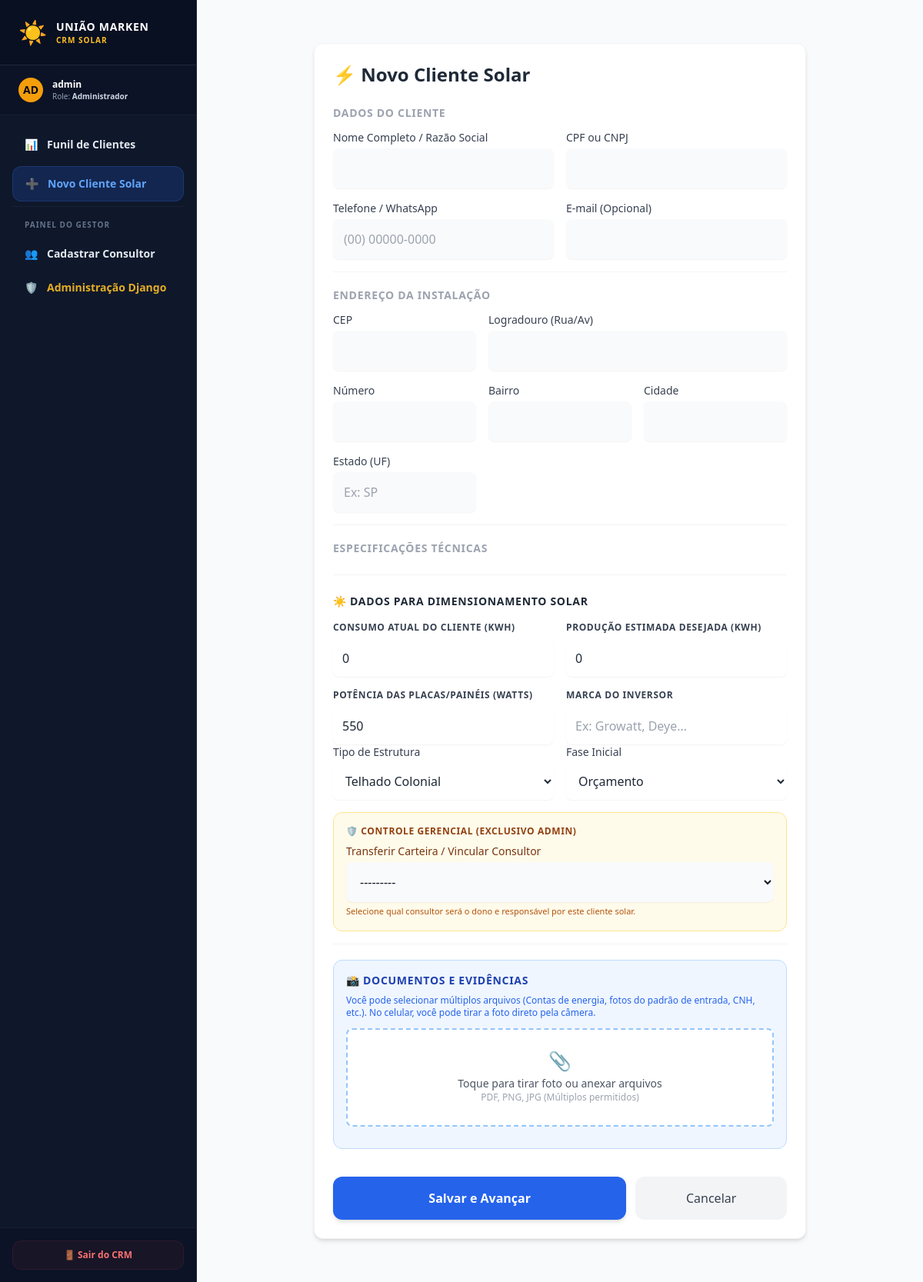
The page /crm/cliente/novo/ (signed in) on the database its author committed.
### apps/users/models.py (models this page shows)
class CustomUser(AbstractUser):
    class Role(models.TextChoices):
        ADMIN = 'ADMIN', 'Administrador'
        VENDEDOR = 'VENDEDOR', 'Vendedor'
    role = models.CharField(max_length=20, choices=Role.choices, default=Role.VENDEDOR)
    telefone = models.CharField(max_length=20, blank=True, null=True)
    is_active = models.BooleanField(default=True) # Soft Delete para Usuários
    class Meta:
        app_label = 'users'
    def __str__(self):
        return f"{self.get_full_name()} ({self.get_role_display()})"

### apps/crm/views.py (the view, shortened to what this page needs)
# urls.py: path('cliente/novo/', ClienteCreateView.as_view(), name='cliente_create'),
class ClienteCreateView(SolarAccessControlMixin, CreateView):
    model = Cliente
    form_class = ClienteForm
    template_name = 'crm/cliente_form.html'
    success_url = reverse_lazy('crm:cliente_list')

### templates/crm/cliente_form.html (shortened to what this page needs)
{% extends 'base.html' %}
{% block content %}
<div class="max-w-2xl mx-auto px-4 py-6">
    <div class="bg-white rounded-xl shadow-md p-6 border border-gray-100">
        <h2 class="text-2xl font-bold text-gray-800 mb-6 flex items-center gap-2">
            ⚡ Novo Cliente Solar
        </h2>
        <form method="POST" enctype="multipart/form-data" class="space-y-5">
            <div class="border-b border-gray-100 pb-4">
                <h3 class="text-sm font-semibold text-gray-400 uppercase tracking-wider mb-3">Dados do Cliente</h3>
                <div class="grid grid-cols-1 md:grid-cols-2 gap-4">
                    <div>
                        <label class="block text-sm font-medium text-gray-700 mb-1">Nome Completo / Razão Social</label>
                        <input type="text" name="nome" required value="{{ form.nome.value|default:'' }}" class="w-full p-3.5 rounded-lg border-gray-300 shadow-sm focus:ring-blue-500 focus:border-blue-500 text-gray-900 bg-gray-50">
                    </div>
                    <div>
                        <label class="block text-sm font-medium text-gray-700 mb-1">CPF ou CNPJ</label>
                        <input type="text" name="cpf_cnpj" required value="{{ form.cpf_cnpj.value|default:'' }}" class="w-full p-3.5 rounded-lg border-gray-300 shadow-sm focus:ring-blue-500 focus:border-blue-500 text-gray-900 bg-gray-50">
                    </div>
                </div>
                <div class="grid grid-cols-1 md:grid-cols-2 gap-4 mt-4">
                    <div>
                        <label class="block text-sm font-medium text-gray-700 mb-1">Telefone / WhatsApp</label>
                        <input type="text" name="telefone" required value="{{ form.telefone.value|default:'' }}" class="w-full p-3.5 rounded-lg border-gray-300 shadow-sm focus:ring-blue-500 focus:border-blue-500 text-gray-900 bg-gray-50" placeholder="(00) 00000-0000">
                    </div>
                    <div>
                        <label class="block text-sm font-medium text-gray-700 mb-1">E-mail (Opcional)</label>
                        <input type="email" name="email" value="{{ form.email.value|default:'' }}" class="w-full p-3.5 rounded-lg border-gray-300 shadow-sm focus:ring-blue-500 focus:border-blue-500 text-gray-900 bg-gray-50">
                    </div>
                </div>
            </div>
            <div class="border-b border-gray-100 pb-4">
                <h3 class="text-sm font-semibold text-gray-400 uppercase tracking-wider mb-3">Endereço da Instalação</h3>
                <div class="grid grid-cols-1 md:grid-cols-3 gap-4">
                    <div class="md:col-span-1">
                        <label class="block text-sm font-medium text-gray-700 mb-1">CEP</label>
                        <input type="text" name="cep" required value="{{ form.cep.value|default:'' }}" class="w-full p-3.5 rounded-lg border-gray-300 shadow-sm focus:ring-blue-500 focus:border-blue-500 text-gray-900 bg-gray-50">
                    </div>
                    <div class="md:col-span-2">
                        <label class="block text-sm font-medium text-gray-700 mb-1">Logradouro (Rua/Av)</label>
                        <input type="text" name="endereco" required value="{{ form.endereco.value|default:'' }}" class="w-full p-3.5 rounded-lg border-gray-300 shadow-sm focus:ring-blue-500 focus:border-blue-500 text-gray-900 bg-gray-50">
                    </div>
                </div>
                <div class="grid grid-cols-1 md:grid-cols-3 gap-4 mt-4">
                    <div>
                        <label class="block text-sm font-medium text-gray-700 mb-1">Número</label>
                        <input type="text" name="numero" required value="{{ form.numero.value|default:'' }}" class="w-full p-3.5 rounded-lg border-gray-300 shadow-sm focus:ring-blue-500 focus:border-blue-500 text-gray-900 bg-gray-50">
                    </div>
                    <div>
                        <label class="block text-sm font-medium text-gray-700 mb-1">Bairro</label>
                        <input type="text" name="bairro" required value="{{ form.bairro.value|default:'' }}" class="w-full p-3.5 rounded-lg border-gray-300 shadow-sm focus:ring-blue-500 focus:border-blue-500 text-gray-900 bg-gray-50">
                    </div>
                    <div>
                        <label class="block text-sm font-medium text-gray-700 mb-1">Cidade</label>
                        <input type="text" name="cidade" required value="{{ form.cidade.value|default:'' }}" class="w-full p-3.5 rounded-lg border-gray-300 shadow-sm focus:ring-blue-500 focus:border-blue-500 text-gray-900 bg-gray-50">
                    </div>
                </div>
                <div class="grid grid-cols-1 md:grid-cols-3 gap-4 mt-4">
                    <div>
                        <label class="block text-sm font-medium text-gray-700 mb-1">Estado (UF)</label>
                        <input type="text" name="estado" required value="{{ form.estado.value|default:'' }}" class="w-full p-3.5 rounded-lg border-gray-300 shadow-sm focus:ring-blue-500 focus:border-blue-500 text-gray-900 bg-gray-50" placeholder="Ex: SP" maxlength="2">
                    </div>
                </div>
            </div>
            <div class="border-b border-gray-100 pb-4">
                <h3 class="text-sm font-semibold text-gray-400 uppercase tracking-wider mb-3">Especificações Técnicas</h3>
                <div class="border-t border-gray-100 pt-6 mt-6">
                    <h3 class="text-sm font-bold text-gray-800 uppercase tracking-wider mb-4 flex items-center gap-2">
                        ☀️ Dados para Dimensionamento Solar
                    </h3>
                    <div class="grid grid-cols-1 md:grid-cols-2 gap-4">
                        <div>
                            <label class="block text-xs font-bold text-gray-700 uppercase tracking-wider mb-2">
                                Consumo Atual do Cliente (kWh)
                            </label>
                            {{ form.consumo_kwh }}
                        </div>
                        <div>
                            <label class="block text-xs font-bold text-gray-700 uppercase tracking-wider mb-2">
                                Produção Estimada Desejada (kWh)
                            </label>
                            {{ form.producao_estimada_kwh }}
                        </div>
                        <div>
                            <label class="block text-xs font-bold text-gray-700 uppercase tracking-wider mb-2">
                                Potência das Placas/Painéis (Watts)
                            </label>
                            {{ form.potencia_painel }}
                        </div>
                        <div>
                            <label class="block text-xs font-bold text-gray-700 uppercase tracking-wider mb-2">
                                Marca do Inversor
                            </label>
                            {{ form.marca_inversor }}
                        </div>
                    </div>
                </div>
                <div class="grid grid-cols-1 md:grid-cols-2 gap-4">
                    <div>
                        <label class="block text-sm font-medium text-gray-700 mb-1">Tipo de Estrutura</label>
                        {{ form.tipo_estrutura }}
                    </div>
                    <div>
                    <label class="block text-sm font-medium text-gray-700 mb-1">Fase Inicial</label>
                        {{ form.fase_atual }}
                    </div>
                </div>
                {% if request.user.role == 'ADMIN' %}
                <div class="mt-4 p-4 bg-amber-50 rounded-xl border border-amber-200">
                    <h4 class="text-xs font-bold text-amber-800 uppercase tracking-wider mb-2">🛡️ Controle Gerencial (Exclusivo Admin)</h4>
                    <div>
                        <label class="block text-sm font-medium text-amber-900 mb-1">Transferir Carteira / Vincular Consultor</label>
                        {{ form.vendedor }}
                        <p class="text-[11px] text-amber-700 mt-1">Selecione qual consultor será o dono e responsável por este cliente solar.</p>
                    </div>
                </div>
                {% endif %}
            </div>
            <div class="bg-blue-50 p-4 rounded-xl border border-blue-200">
                <h3 class="text-sm font-semibold text-blue-800 uppercase tracking-wider mb-2">📸 Documentos e Evidências</h3>
                <p class="text-xs text-blue-600 mb-3">Você pode selecionar múltiplos arquivos (Contas de energia, fotos do padrão de entrada, CNH, etc.). No celular, você pode tirar a foto direto pela câmera.</p>
                <label class="flex flex-col items-center justify-center w-full h-32 border-2 border-blue-300 border-dashed rounded-lg cursor-pointer bg-white hover:bg-blue-50 transition-colors">
                    <div class="flex flex-col items-center justify-center pt-5 pb-6 text-center px-2">
                        <span class="text-2xl mb-1">📎</span>
                        <p class="text-sm text-gray-600 font-medium">Toque para tirar foto ou anexar arquivos</p>
                        <p class="text-xs text-gray-400">PDF, PNG, JPG (Múltiplos permitidos)</p>
                    </div>
                </label>
            </div>
            <div class="flex gap-3 pt-4">
                <button type="submit" class="flex-1 bg-blue-600 hover:bg-blue-700 text-white font-semibold p-4 rounded-xl transition-colors shadow-md text-center active:scale-[0.98]">
                    Salvar e Avançar
                </button>
                <a href="{% url 'crm:cliente_list' %}" class="w-1/3 bg-gray-100 hover:bg-gray-200 text-gray-700 font-medium p-4 rounded-xl text-center transition-colors">
                    Cancelar
                </a>
            </div>
        </form>
    </div>
</div>
{% endblock %}

### templates/base.html (shortened to what this page needs)
<!DOCTYPE html>
<html lang="pt-br">
<head>
    <script src="https://cdn.tailwindcss.com"></script>
</head>
<body class="bg-gray-50 text-gray-900 antialiased font-sans">
    {% if user.is_authenticated %}
    <div class="min-h-screen flex flex-col md:flex-row">
        <aside class="w-full md:w-64 bg-slate-900 text-slate-200 flex flex-col border-r border-slate-800 shadow-xl">
            <div class="p-6 border-b border-slate-800 flex items-center gap-3 bg-slate-950/40">
                <span class="text-3xl">☀️</span>
                <div>
                    <h1 class="text-sm font-black tracking-wider text-white uppercase">União Marken</h1>
                    <p class="text-[10px] text-amber-400 font-bold uppercase tracking-widest">CRM Solar</p>
                </div>
            </div>
            <div class="px-6 py-4 border-b border-slate-800/60 bg-slate-950/20 flex items-center gap-3">
                <div class="w-8 h-8 rounded-full bg-amber-500 text-slate-950 flex items-center justify-center font-black text-sm uppercase">
                    {{ user.username|slice:":2" }}
                </div>
                <div class="overflow-hidden">
                    <p class="text-xs font-bold text-white truncate">{{ user.username }}</p>
                    <p class="text-[10px] text-slate-400 font-medium">Role: <span class="text-slate-300 font-semibold">{{ user.get_role_display }}</span></p>
                </div>
            </div>
            <nav class="flex-1 p-4 space-y-1.5">
                <a href="{% url 'crm:cliente_list' %}" class="flex items-center gap-3 px-4 py-3 text-sm font-semibold rounded-xl transition-all hover:bg-slate-800 hover:text-white ">
                    <span>📊</span> Funil de Clientes
                </a>
                <a href="{% url 'crm:cliente_create' %}" class="flex items-center gap-3 px-4 py-3 text-sm font-semibold rounded-xl transition-all hover:bg-slate-800 hover:text-white {% if request.resolver_match.url_name == 'cliente_create' %} bg-blue-600/20 text-blue-400 border border-blue-500/20 hover:bg-blue-600/20 hover:text-blue-400 {% endif %}">
                    <span>➕</span> Novo Cliente Solar
                </a>
                {% if user.role == 'ADMIN' %}
                <div class="pt-4 mt-4 border-t border-slate-800/60">
                    <p class="px-4 text-[10px] font-bold text-slate-500 uppercase tracking-widest mb-2">Painel do Gestor</p>
                    <a href="{% url 'users:usuario_create' %}" class="flex items-center gap-3 px-4 py-3 text-sm font-semibold rounded-xl transition-all hover:bg-slate-800 hover:text-white ">
                        <span>👥</span> Cadastrar Consultor
                    </a>
                    <a href="/admin/" target="_blank" class="flex items-center gap-3 px-4 py-3 text-sm font-semibold rounded-xl transition-all hover:bg-slate-800 hover:text-white text-amber-400/90 hover:text-amber-400">
                        <span>🛡️</span> Administração Django
                    </a>
                </div>
                {% endif %}
            </nav>
            <div class="p-4 border-t border-slate-800/60 bg-slate-950/20">
                <form action="{% url 'logout' %}" method="POST" class="w-full">
                    <button type="submit" class="w-full flex items-center justify-center gap-2 px-4 py-2.5 text-xs font-bold text-red-400 hover:text-red-300 bg-red-500/5 hover:bg-red-500/10 rounded-xl transition-all border border-red-500/10">
                        🚪 Sair do CRM
                    </button>
                </form>
            </div>
        </aside>
        <main class="flex-1 min-w-0 bg-slate-50 overflow-y-auto">
            <div class="p-6 md:p-8">
                {% block content %}
                {% endblock content %}
            </div>
        </main>
    </div>
    {% else %}
    <div class="min-h-screen flex items-center justify-center bg-gray-50">
        {% block content_deslogado %}
        {% endblock content_deslogado %}
    </div>
    {% endif %}
</body>
</html>

### rows shown on the page
CustomUser: username "AD", username "admin", role "Administrador"
